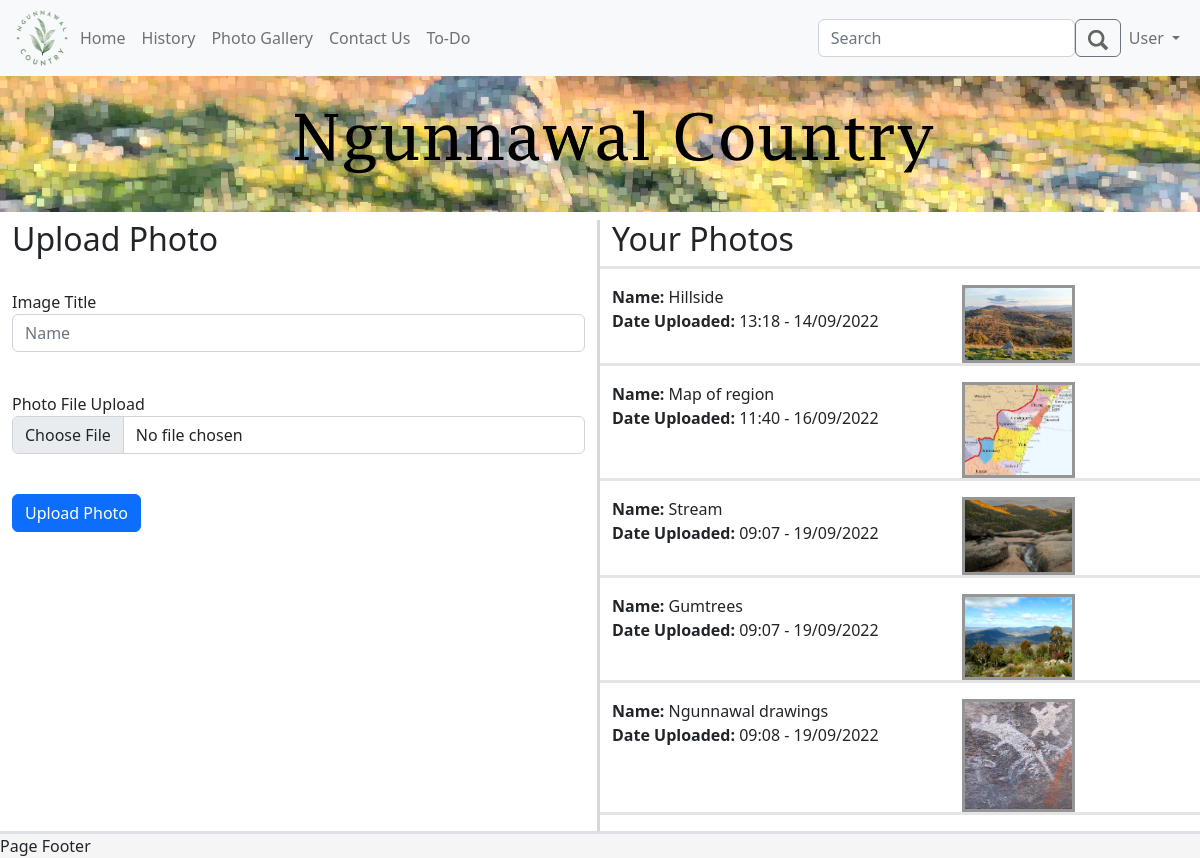
/userPhotos (signed in), run on the app's committed database.
### models.py (models this page shows, shortened)
class User(UserMixin, db.Model):
    id = db.Column(db.Integer, primary_key=True)
    email_address = db.Column(db.String(255), unique=True)
    name = db.Column(db.String(255))
    password_hash = db.Column(db.String(255))
    user_level = db.Column(db.Integer)

class Photos(db.Model):
    photoid = db.Column(db.Integer, primary_key=True)
    title = db.Column(db.String(255))
    filename = db.Column(db.String(255))
    userid = db.Column(db.Integer)
    dateSubmitted = db.Column(db.DateTime)

### app.py (the view, shortened to what this page needs)
@app.route('/userPhotos', methods=['GET', 'POST'])
@login_required
def photos():
    form = PhotoUploadForm()
    user_images = Photos.query.filter_by(userid=current_user.id).all()  # gets all images from database that current user has submitted
    return render_template("userPhotos.html", user=current_user, form=form, images=user_images)

### forms.py
class PhotoUploadForm(FlaskForm):
    title = StringField("Image Title", validators=[DataRequired()], render_kw={"class": "form-control", "placeholder": "Name"})
    image = FileField('Photo File Upload', validators=[FileRequired()], render_kw={"class": "form-control"})
    submit = SubmitField("Upload Photo", render_kw={"class": "btn btn-primary"})

### models.py (called while the page is built)
@login.user_loader
def load_user(id):
    return User.query.get(int(id))

### templates/userPhotos.html (shortened to what this page needs)
{% extends 'template.html' %}
{% block cellContent1 %}
    <div class="row">
        <div class="col-6 vertical-divider">
            <h2>Upload Photo</h2> <br>
            <form method="post" enctype="multipart/form-data" action="">
                <p>
                    {{ form.title.label }}<br>
                    {{ form.title(size=64) }}<br>
                </p>
                <p>
                    {{ form.image.label }}<br>
                    {{ form.image(size=64) }}<br>
                </p>
                <p>{{ form.submit() }}</p>
            </form>
        </div>
        <div class="col-6">
            <div class="row">
                <h2>Your Photos</h2>
                {% for image in images %}
                    <hr class="horizontal-divider">
                    <div class="col-7">
                        <span class="fw-semibold">Name: </span>{{ image.title }}<br>
                        <span class="fw-semibold">Date Uploaded: </span>{{ image.dateSubmitted.strftime('%H:%M - %d/%m/%Y') }}
                    </div>
                    <div class="col-5">
                        <a href="/userPhotos/{{ image.photoid }}">
                            <img class="align-right img-border" src="/static/images/userPhotos/{{ image.filename }}"
                                 width="50%">
                        </a>
                    </div>
                {% endfor %}
                <hr class="horizontal-divider">
            </div>
        </div>
    </div>
{% endblock %}

### templates/template.html (shortened to what this page needs)
<!DOCTYPE html>
<html lang="en">
<head>
    <link rel="stylesheet" href="/static/ngunnawal.css">
    <link rel="stylesheet" href="/static/css/bootstrap.css">
</head>
<body>
<nav class="navbar navbar-expand-lg bg-light sticky-top">
    <div class="container-fluid">
        <a href="/">
            <img src="/static/images/logo.png" alt="logo" width="60" height="60">
        </a>
        <div class="collapse navbar-collapse" id="navbarNav">
            <ul class="navbar-nav">
                <li class="nav-item">
                    <a class="nav-link" href="/">Home</a>
                </li>
                <li class="nav-item">
                    <a class="nav-link" href="/history">History</a>
                </li>
                <li class="nav-item">
                    <a class="nav-link" href="/gallery">Photo Gallery</a>
                </li>
                {% if user.user_level == 2 %}
                    <li class="nav-item dropdown">
                        <a class="nav-link dropdown-toggle" href="/" id="navbarDropdown" role="button"
                           data-bs-toggle="dropdown" aria-expanded="false">
                            Contact Us
                        </a>
                        <ul class="dropdown-menu dropdown-menu-light"
                            aria-labelledby="navbarDropdown">
                            <li><a class="dropdown-item" href="/contact">Contact Page</a></li>
                            <div class="dropdown-divider"></div>
                            <li><a class="dropdown-item" href="/contact_messages">Contact Messages</a></li>
                        </ul>
                    </li>
                {% else %}
                    <li class="nav-item">
                        <a class="nav-link" href="/contact">Contact Us</a>
                    </li>
                {% endif %}
                <li class="nav-item">
                    <a class="nav-link" href="/todo">To-Do</a>
                </li>
            </ul>
        </div>
        <form class="d-flex" role="search">
            <input class="form-control" type="search" placeholder="Search" aria-label="Search">
            <button class="btn btn-outline-secondary" type="submit"><img src="/static/images/search.png" width="20"
                                                                         style="opacity: 60%"></button>
        </form>
        <div class="nav navbar-nav">
            {% if user.is_anonymous %}
                <li class="nav-item dropdown">
                    <a class="nav-link dropdown-toggle" href="/" id="navbarDropdown" role="button"
                       data-bs-toggle="dropdown" aria-expanded="false">
                        User Account
                    </a>
                    <ul class="dropdown-menu dropdown-menu-light dropdown-menu-end" aria-labelledby="navbarDropdown">
                        <li><a class="dropdown-item" href="/register">Register Account</a></li>
                        <div class="dropdown-divider"></div>
                        <li><a class="dropdown-item" href="/login">Log In</a></li>
                    </ul>
                </li>
            {% else %}
                <li class="nav-item dropdown">
                    <a class="nav-link dropdown-toggle" href="/" id="navbarDropdown" role="button"
                       data-bs-toggle="dropdown" aria-expanded="false">
                        {{ user.name }}
                    </a>
                </li>
            {% endif %}
        </div>
    </div>
</nav>
<div class="banner">
    <img src="/static/images/banner.png" alt="website banner">
</div>
<div class="container-fluid">
    <div class="row">
        <div class="col-12 align-centre">
        </div>
    </div>
    <div class="row">
        <div class="col-12">
            {% block cellContent1 %} {% endblock %}
        </div>
    </div>
</div>
<div class="footer sticky-bottom border-top border-3">
    Page Footer
</div>
</body>
</html>

### static/ngunnawal.css (style rules this page uses)
* { margin: 0; padding: 0; box-sizing: border-box; }
body { background-color: #cff2ec; }
.banner > img { display: block; margin-left: auto; margin-right: auto; max-height: 100%; max-width: 100%; height: auto; }
.img-border { border: 3px solid #969696; }
.align-centre { text-align: center; }
.align-right { text-align: right; }
.footer { overflow: hidden; background-color: rgb(245, 245, 245); width: 100%; bottom: 0; }
hr.horizontal-divider { border-top: 3px solid #969696; }
.vertical-divider { border-right: 3px solid #d8d8d8; }

### data on the page
User: name "User"
Photos: title "Hillside", dateSubmitted "13:18 - 14/09/2022", filename (picture)
Photos: title "Map of region", dateSubmitted "11:40 - 16/09/2022", filename (picture)
Photos: title "Stream", dateSubmitted "09:07 - 19/09/2022", filename (picture)
Photos: title "Gumtrees", dateSubmitted "09:07 - 19/09/2022", filename (picture)
Photos: title "Ngunnawal drawings", dateSubmitted "09:08 - 19/09/2022", filename (picture)
